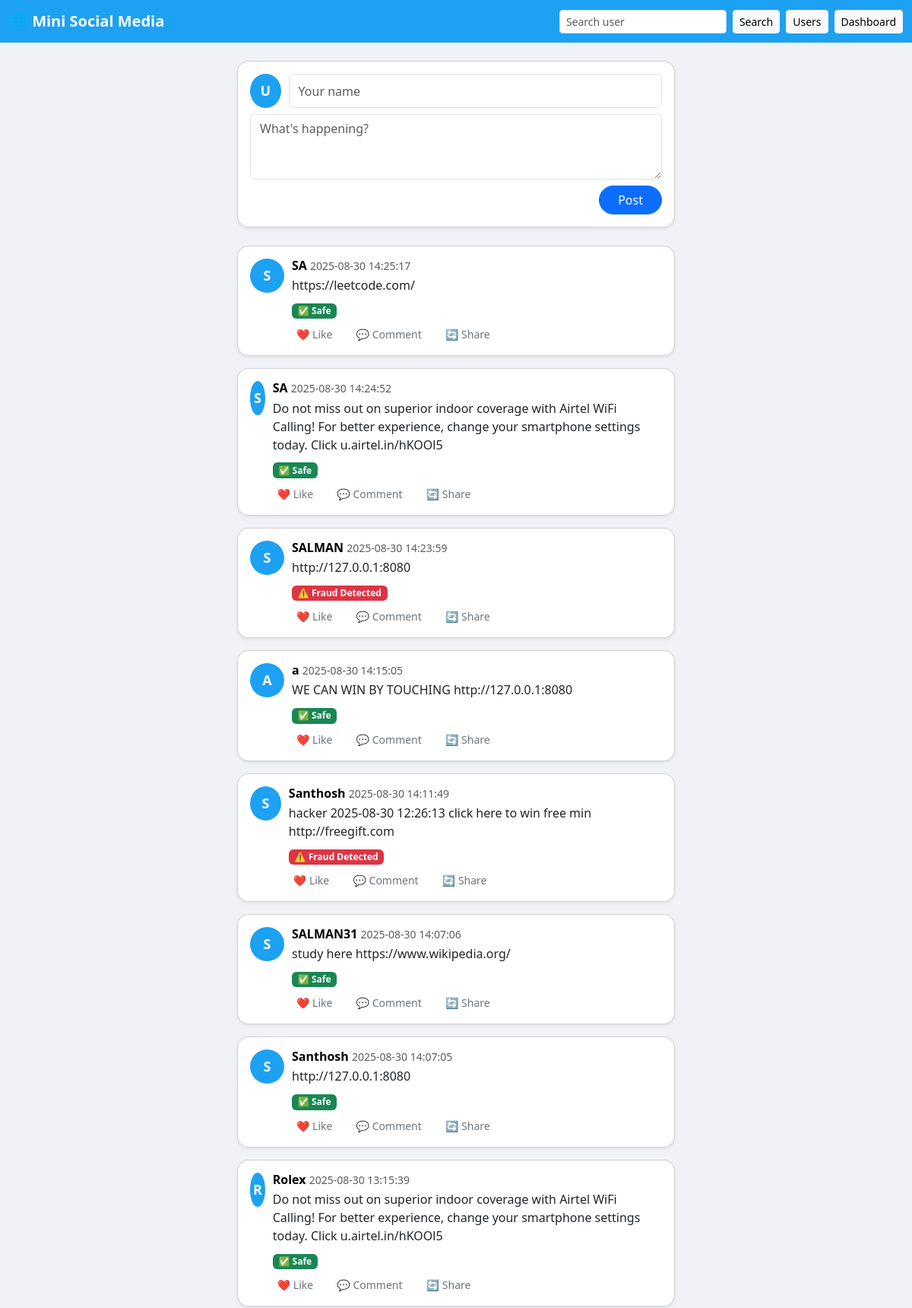
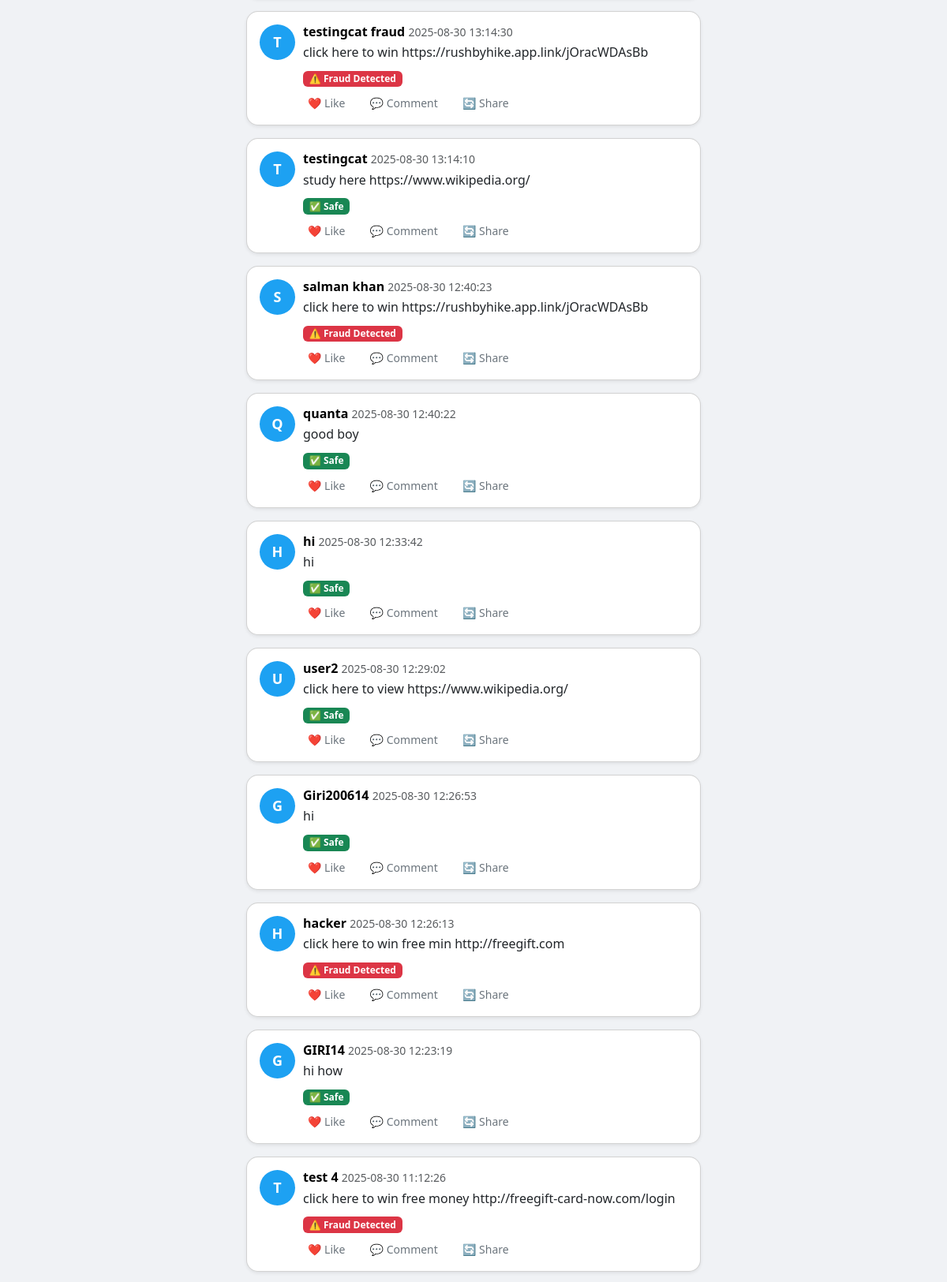
The page / (upper part) on the database its author committed (2 pictures, top to bottom).
### tables this page shows
CREATE TABLE posts(
            id INTEGER PRIMARY KEY AUTOINCREMENT,
            username TEXT,
            text TEXT,
            timestamp TEXT,
            status TEXT
        );

### app.py (the view)
@app.route('/')
def home():
    conn = sqlite3.connect(DB_PATH)
    c = conn.cursor()
    c.execute("SELECT username, text, timestamp, status FROM posts ORDER BY id DESC")
    posts = c.fetchall()
    conn.close()
    return render_template("home.html", posts=posts)

### templates/home.html (shortened to what this page needs)
<!DOCTYPE html>
<html lang="en">
<head>
  <link href="https://cdn.jsdelivr.net/npm/bootstrap@5.3.0/dist/css/bootstrap.min.css" rel="stylesheet">
</head>
<body>
<nav class="navbar navbar-expand-lg">
  <div class="container-fluid">
    <a class="navbar-brand" href="/">🌐 Mini Social Media</a>
    <div class="d-flex">
      <form class="d-flex me-2" action="/search" method="get">
        <input class="form-control form-control-sm me-2" type="text" name="username" placeholder="Search user">
        <button class="btn btn-light btn-sm">Search</button>
      </form>
      <a class="btn btn-light btn-sm me-2" href="/users">Users</a>
      <a class="btn btn-light btn-sm" href="http://localhost:8501">Dashboard</a>
    </div>
  </div>
</nav>
<div class="container mt-4 feed">
  <div class="card shadow-sm mb-4 post-card">
    <div class="card-body">
      <form action="/post" method="post">
        <div class="d-flex mb-2">
          <div class="avatar">U</div>
          <input class="form-control" type="text" name="username" placeholder="Your name">
        </div>
        <textarea class="form-control mb-2" name="text" placeholder="What's happening?" rows="3"></textarea>
        <div class="text-end">
          <button class="btn btn-primary rounded-pill px-4">Post</button>
        </div>
      </form>
    </div>
  </div>
  {% for u, t, time, s in posts %}
  <div class="card shadow-sm mb-3 post-card">
    <div class="card-body d-flex">
      <div class="avatar">{{ u[0]|upper }}</div>
      <div>
        <h6 class="mb-1">
          <a href="/profile/{{u}}" style="text-decoration:none;color:black;"><strong>{{u}}</strong></a>
          <small class="text-muted">{{time}}</small>
        </h6>
        <p class="mb-2">{{t}}</p>
        {% if "Fraud" in s or "🚨" in s or "Red" in s %}
          <span class="badge bg-danger">{{s}}</span>
        {% elif "Safe" in s or "✅" in s %}
          <span class="badge bg-success">{{s}}</span>
        {% else %}
          <span class="badge bg-secondary">{{s}}</span>
        {% endif %}
        <div class="post-actions mt-2">
          <button>❤️ Like</button>
          <button>💬 Comment</button>
          <button>🔄 Share</button>
        </div>
      </div>
    </div>
  </div>
  {% else %}
  <p class="text-muted text-center">No posts yet. Be the first!</p>
  {% endfor %}
</div>
</body>
</html>

### templates/home.html (style rules this page uses)
body { background-color: #f0f2f5; font-family: "Segoe UI", Roboto, Helvetica, Arial, sans-serif; }
.navbar { background-color: #1da1f2; }
.navbar-brand { font-weight: bold; color: white !important; }
.feed { max-width: 600px; margin: 0 auto; }
.post-card { border-radius: 15px; transition: transform 0.1s ease-in-out; }
.avatar { width: 45px; height: 45px; border-radius: 50%; background: #1da1f2; color: white; display: flex; align-items: center; justify-content: center; font-weight: bold; font-size: 18px; margin-right: 10px; }
.post-actions button { border: none; background: none; color: #6c757d; margin-right: 15px; cursor: pointer; font-size: 14px; }

### rows shown on the page
posts: username "S", username "SA", timestamp "2025-08-30 14:25:17", text "https://leetcode.com/", status "✅ Safe"
posts: username "S", username "SA", timestamp "2025-08-30 14:24:52", text "Do not miss out on superior indoor coverage with Airtel WiFi Calling! For better experience, change your smartphone settings today. Click u.airtel.in/hKOOl5", status "✅ Safe"
posts: username "S", username "SALMAN", timestamp "2025-08-30 14:23:59", text "http://127.0.0.1:8080", status "⚠️ Fraud Detected"
posts: username "A", username "a", timestamp "2025-08-30 14:15:05", text "WE CAN WIN BY TOUCHING http://127.0.0.1:8080", status "✅ Safe"
posts: username "S", username "Santhosh", timestamp "2025-08-30 14:11:49", text "hacker 2025-08-30 12:26:13 click here to win free min http://freegift.com", status "⚠️ Fraud Detected"
posts: username "S", username "SALMAN31", timestamp "2025-08-30 14:07:06", text "study here https://www.wikipedia.org/", status "✅ Safe"
posts: username "S", username "Santhosh", timestamp "2025-08-30 14:07:05", text "http://127.0.0.1:8080", status "✅ Safe"
posts: username "R", username "Rolex", timestamp "2025-08-30 13:15:39", text "Do not miss out on superior indoor coverage with Airtel WiFi Calling! For better experience, change your smartphone settings today. Click u.airtel.in/hKOOl5", status "✅ Safe"
posts: username "T", username "testingcat fraud", timestamp "2025-08-30 13:14:30", text "click here to win https://rushbyhike.app.link/jOracWDAsBb", status "⚠️ Fraud Detected"
posts: username "T", username "testingcat", timestamp "2025-08-30 13:14:10", text "study here https://www.wikipedia.org/", status "✅ Safe"
posts: username "S", username "salman khan", timestamp "2025-08-30 12:40:23", text "click here to win https://rushbyhike.app.link/jOracWDAsBb", status "⚠️ Fraud Detected"
posts: username "Q", username "quanta", timestamp "2025-08-30 12:40:22", text "good boy", status "✅ Safe"
posts: username "H", username "hi", timestamp "2025-08-30 12:33:42", text "hi", status "✅ Safe"
posts: username "U", username "user2", timestamp "2025-08-30 12:29:02", text "click here to view https://www.wikipedia.org/", status "✅ Safe"
posts: username "G", username "Giri200614", timestamp "2025-08-30 12:26:53", text "hi", status "✅ Safe"
posts: username "H", username "hacker", timestamp "2025-08-30 12:26:13", text "click here to win free min http://freegift.com", status "⚠️ Fraud Detected"
posts: username "G", username "GIRI14", timestamp "2025-08-30 12:23:19", text "hi how", status "✅ Safe"
posts: username "T", username "test 4", timestamp "2025-08-30 11:12:26", text "click here to win free money http://freegift-card-now.com/login", status "⚠️ Fraud Detected"
